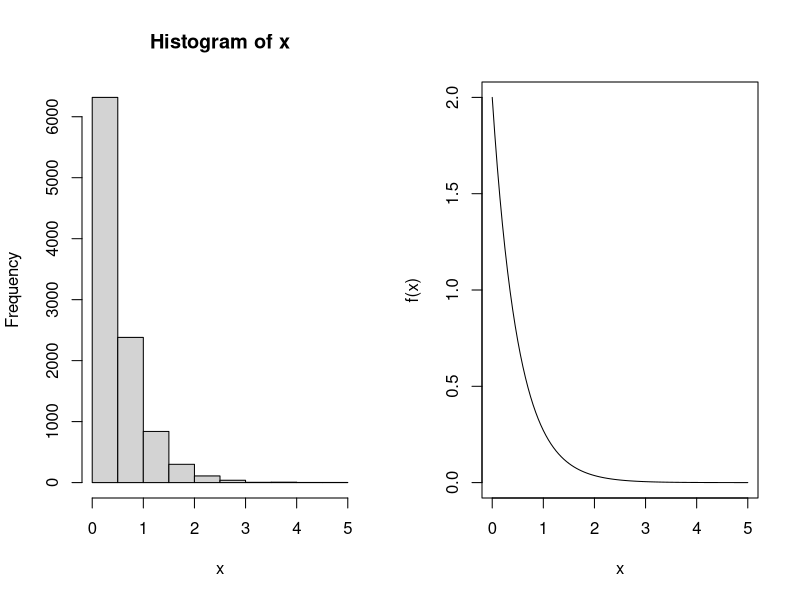

Recreate this plot in R.
par(mfrow=c(1,2))

n <- 10000
y <- runif(n)
x <- -0.5 * log(1-y)
hist(x)

f <- function(x){2 * exp(-2 * x)}
curve(f, 0, 5)
